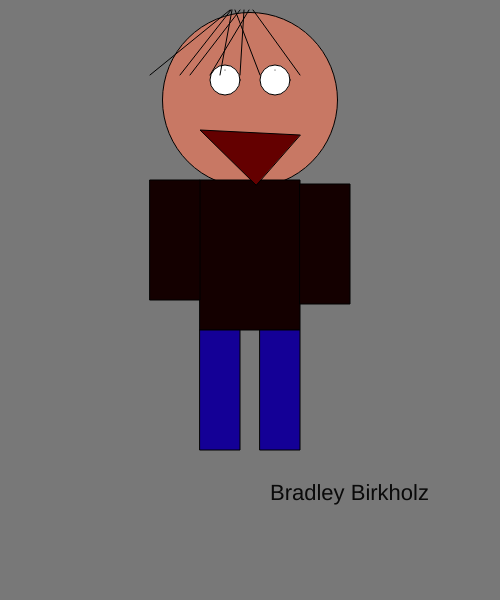
Frame 1 (no input)
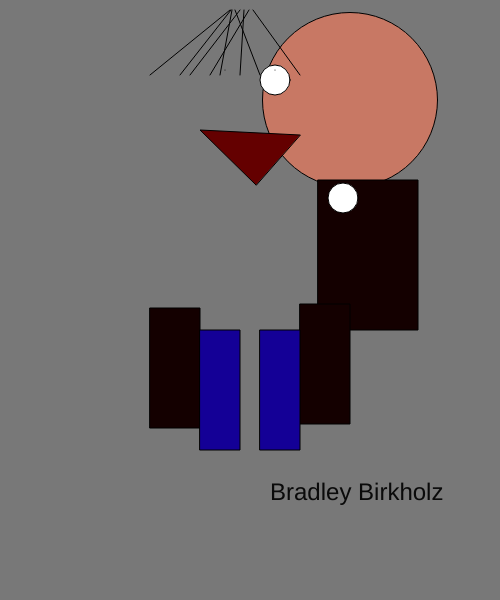
Frame 60 (no input)
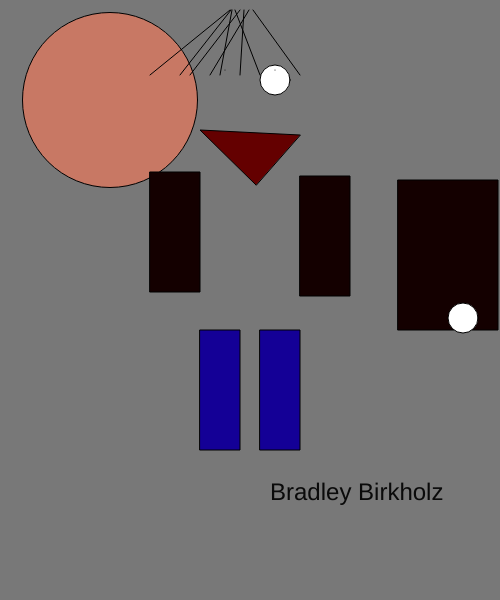
Frame 120 (the mouse pressed at the canvas centre since frame 60)

The p5.js sketch that drew these frames (run headless with seeded random() and noise() and a simulated clock; from frame 60 on, the mouse is pressed at the canvas centre):

// p5.js sketch
// ── sketch.js




var headX = 250;
var headY = 100;
var headDirection;

var bodyX = 200;
var bodyY = 180;
var bodyDirection;

var rarmX = 150;
var rarmY = 180;
var rarmDirection;

var larmX = 300;
var larmY = 180;
var larmDirection;

var eyeX = 225;
var eyeY = 80;
var eyeDirectionX = 2;
var eyeDirectionY = 2;

var size = 22;
var count = 0;
var sizeDirection = 2;

var movement;

function setup()
            {
                createCanvas(500, 600);
                headDirection = floor(random() * 5) + 1;
                bodyDirection = floor(random() * 5) + 1;
                rarmDirection = floor(random() * 5) + 1;
                larmDirection = floor(random() * 5) + 1;
            }
            
            function draw()
            {
                background(120);
                console.log("draw"); 
                 fill(200, 120, 100);
                circle(headX,headY,175);
            headX+=headDirection;
            if(headX >= 418 || headX <= 82)
                 {
              headDirection *= -1;
             }
             
                
                fill(20,0,0)
                rect(bodyX,bodyY,100,150);
            bodyX+=bodyDirection;
            if(bodyX >= 418 || bodyX <= 0)
                 {
              bodyDirection *= -1;
             }
             //Arm 1//
              fill(20,0,0)
                rect(150,rarmY,50,120);
                 rarmY += rarmDirection;
                if(rarmY <= 0 || rarmY >= 480 )
                {
                  rarmDirection *= -1;
                 }

                // Arm 2
                fill(20,0,0)
                rect(300,rarmY,50,120);
                 rarmY += rarmDirection;
                if(rarmY <= 0 || rarmY >= 480 )
                {
                  rarmDirection *= -1;
                 }
              
              //legs and mouth
              fill(20,0,150)
                rect(200,330,40,120)
              fill(20,0,150)
                rect(260,330,40,120)
              fill(100,0,0)
              triangle(300, 135, 200, 130, 256, 185);
              //Eyeball 1
                 fill(255,255,255)
              circle(eyeX,eyeY,30)
              eyeX += eyeDirectionX;
              eyeY += eyeDirectionY;

                if (eyeX >= 485 || eyeX <= 15) {
                 eyeDirectionX *= -1;
                }
                if (eyeY >= 585 || eyeY <= 15) {
                 eyeDirectionY *= -1;

                    
                        }   
              
              // Eyeball 2
              fill(255,255,255)
              circle(275,80,30)
              //Eyeballs and hair
              fill(10,0,0)
              point(275, 70);
              fill(10,0,0)
              point(225, 70);
              fill(0,0,100)
              line(230, 10, 150, 75);
              fill(0,0,100)
              line(231, 10, 180, 75);
              fill(0,0,100)
              line(232, 10, 220, 75);
              fill(0,0,100)
              line(235, 10, 260, 75);
              fill(0,0,100)
              line(240, 10, 190, 75);
              fill(0,0,100)
              line(244, 10, 240, 75);
              fill(0,0,100)
              line(249, 10, 210, 75);
              fill(0,0,100)
              line(253, 10, 300, 75);
               
        fill(10);
        textSize(size);
        size+= sizeDirection;
        count++;
        if(count > 5)
         {
        sizeDirection *=-1;
        count = 0;
         }
        text("Bradley Birkholz",270,500 );
            } 
